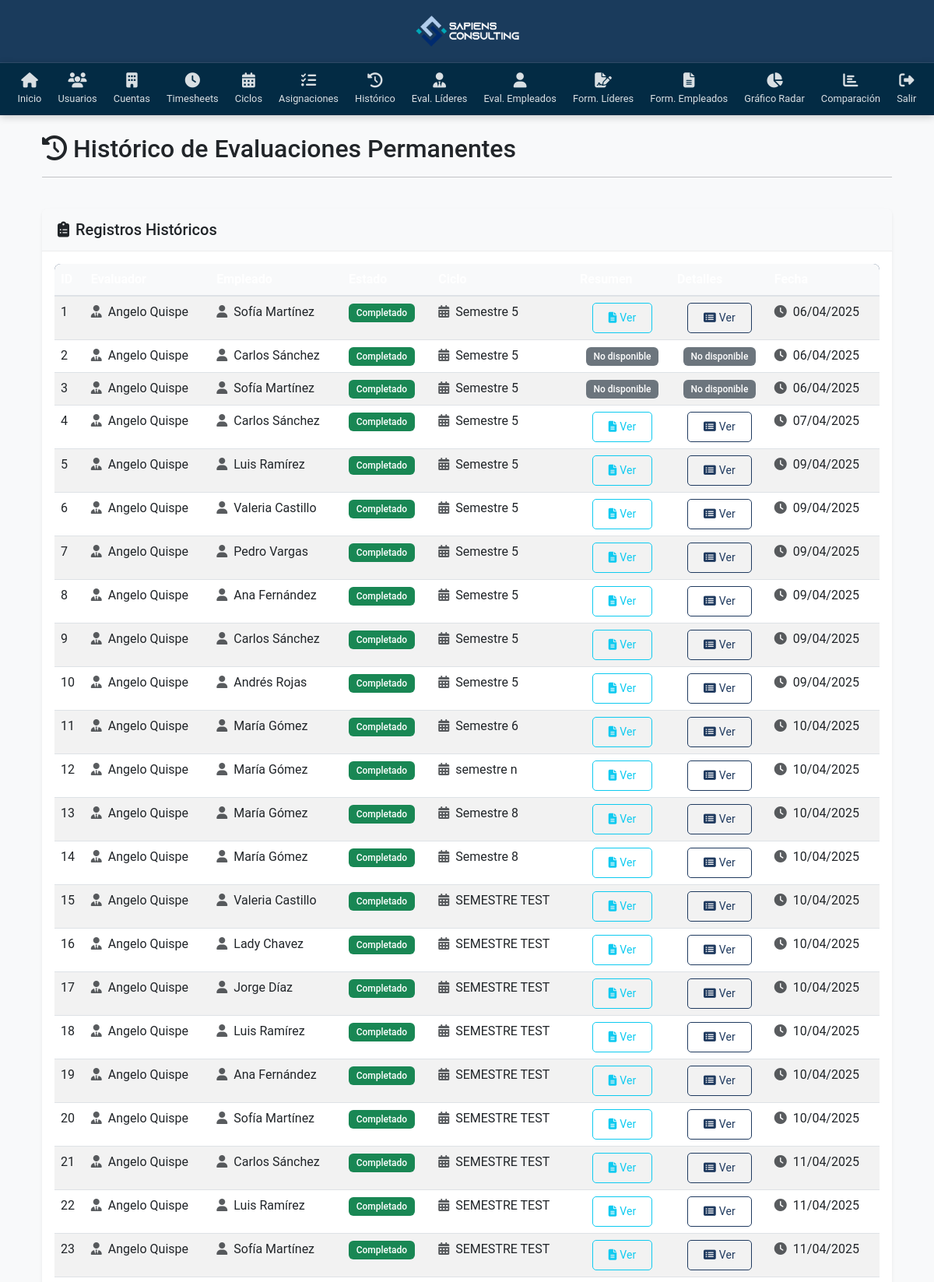
Page /permanent_assignments/ (signed in, upper part) on the committed database.
### System/models.py (models this page shows)
class Permanent_EvaluationAssignment(models.Model):
    evaluator = models.ForeignKey(Usuario, on_delete=models.CASCADE, related_name='permanent_evaluator_assignments')
    employee = models.ForeignKey(Usuario, on_delete=models.CASCADE, related_name='permanent_employee_assignments')
    status = models.CharField(max_length=50)
    created_at = models.DateTimeField(auto_now_add=True)
    summary = models.ForeignKey(Summary, on_delete=models.CASCADE, null=True, blank=True)
    evaluation_details = models.ForeignKey(EvaluationDetails, on_delete=models.CASCADE, null=True, blank=True)
    evaluation_cycle = models.CharField(max_length=50)

class Usuario(models.Model):
    first_name = models.CharField(max_length=50)
    middle_name = models.CharField(max_length=50, blank=True, null=True)
    last_name = models.CharField(max_length=50)
    second_last_name = models.CharField(max_length=50, blank=True, null=True)
    user_type = models.CharField(max_length=50)
    position = models.ForeignKey(Position, on_delete=models.PROTECT)

### System/views.py (the view)
# urls.py: path('permanent_assignments/', views.list_permanent_assignments, name='list_permanent_assignments'),
@login_required
def list_permanent_assignments(request):
    assignments = Permanent_EvaluationAssignment.objects.all()
    return render(request, 'System/manage_permanent_assignments.html', {'assignments': assignments})

### System/views.py (called while the page is built)
def login_required(view_func):
    @wraps(view_func)
    def wrapped_view(request, *args, **kwargs):
        if not request.session.get('user_id'):
            return redirect('login')
        return view_func(request, *args, **kwargs)
    return wrapped_view

### System/templates/System/manage_permanent_assignments.html (shortened to what this page needs)
{% extends 'System/base.html' %}
{% load static %}
{% block content %}
<div class="container">
    <div class="row mb-4">
        <div class="col-12">
            <div class="d-flex align-items-center">
                <h2 class="mb-0"><i class="fas fa-history me-2"></i>Histórico de Evaluaciones Permanentes</h2>
            </div>
            <hr class="mt-3">
        </div>
    </div>
    <div class="row">
        <div class="col-12">
            <div class="card shadow-sm">
                <div class="card-header bg-light">
                    <h5 class="card-title mb-0"><i class="fas fa-clipboard-list me-2"></i>Registros Históricos</h5>
                </div>
                <div class="card-body">
                    <div class="table-responsive">
                        <table class="table table-hover table-striped">
                            <thead class="table-dark">
                                <tr>
                                    <th scope="col">ID</th>
                                    <th scope="col">Evaluador</th>
                                    <th scope="col">Empleado</th>
                                    <th scope="col">Estado</th>
                                    <th scope="col">Ciclo</th>
                                    <th scope="col">Resumen</th>
                                    <th scope="col">Detalles</th>
                                    <th scope="col">Fecha</th>
                                </tr>
                            </thead>
                            <tbody>
                                {% for assign in assignments %}
                                <tr>
                                    <td>{{ assign.id }}</td>
                                    <td>
                                        <i class="fas fa-user-tie me-1 text-muted"></i>
                                        {{ assign.evaluator.first_name }} {{ assign.evaluator.last_name }}
                                    </td>
                                    <td>
                                        <i class="fas fa-user me-1 text-muted"></i>
                                        {{ assign.employee.first_name }} {{ assign.employee.last_name }}
                                    </td>
                                    <td>
                                        {% if assign.status == 'Pendiente' %}
                                            <span class="badge bg-warning text-dark">{{ assign.status }}</span>
                                        {% elif assign.status == 'Completado' %}
                                            <span class="badge bg-success">{{ assign.status }}</span>
                                        {% elif assign.status == 'En Proceso' %}
                                            <span class="badge bg-info">{{ assign.status }}</span>
                                        {% else %}
                                            <span class="badge bg-secondary">{{ assign.status }}</span>
                                        {% endif %}
                                    </td>
                                    <td>
                                        <i class="fas fa-calendar-alt me-1 text-muted"></i>
                                        {{ assign.evaluation_cycle }}
                                    </td>
                                    <td class="text-center">
                                        {% if assign.summary %}
                                            <a href="{% url 'detail_summary' assign.summary.id %}" class="btn btn-sm btn-outline-info">
                                                <i class="fas fa-file-alt me-1"></i>Ver
                                            </a>
                                        {% else %}
                                            <span class="badge bg-secondary">No disponible</span>
                                        {% endif %}
                                    </td>
                                    <td class="text-center">
                                        {% if assign.evaluation_details %}
                                            <a href="{% url 'detail_evaluation_details' assign.evaluation_details.id %}" class="btn btn-sm btn-outline-primary">
                                                <i class="fas fa-list-alt me-1"></i>Ver
                                            </a>
                                        {% else %}
                                            <span class="badge bg-secondary">No disponible</span>
                                        {% endif %}
                                    </td>
                                    <td>
                                        <i class="fas fa-clock me-1 text-muted"></i>
                                        {{ assign.created_at|date:"d/m/Y" }}
                                    </td>
                                </tr>
                                {% endfor %}
                            </tbody>
                        </table>
                    </div>
                </div>
            </div>
        </div>
    </div>
</div>
{% endblock %}

### System/static/css/styles.css (style rules this page uses)
body { font-family: 'Roboto', Arial, sans-serif; min-height: 100vh; display: flex; flex-direction: column; background-color: #f8f9fa; margin: 0; padding: 0; }
.container { flex: 1; }
.card { border: none; border-radius: 8px; box-shadow: 0 4px 12px rgba(0, 0, 0, 0.05); transition: transform 0.3s, box-shadow 0.3s; margin-bottom: 20px; }
.card-header { background-color: #f8f9fa; border-bottom: 1px solid rgba(0, 0, 0, 0.05); font-weight: 600; }
.btn { border-radius: 5px; padding: 0.5rem 1.25rem; transition: all 0.3s; }
.btn-outline-primary { color: #1f3a5f; border-color: #1f3a5f; }
.table { box-shadow: 0 2px 8px rgba(0, 0, 0, 0.05); border-radius: 8px; overflow: hidden; }
.table thead th { background-color: #f8f9fa; border-bottom: 2px solid #dee2e6; font-weight: 600; }

### System/templates/System/manage_permanent_assignments.html (style rules this page uses)
.table thead { background-color: #1f3a5f; }
.card { border-radius: 8px; overflow: hidden; margin-bottom: 30px; border: none; }
.card-header { border-bottom: 1px solid rgba(0, 0, 0, 0.05); padding: 15px 20px; }
.badge { font-weight: 500; padding: 0.5em 0.8em; }

### rows in the picture
Permanent_EvaluationAssignment: id "1", evaluator.first_name "Angelo", evaluator.last_name "Quispe", employee.first_name "Sofía", employee.last_name "Martínez", status "Completado", evaluation_cycle "Semestre 5", shows "Ver", created_at "06/04/2025"
Permanent_EvaluationAssignment: id "2", evaluator.first_name "Angelo", evaluator.last_name "Quispe", employee.first_name "Carlos", employee.last_name "Sánchez", status "Completado", evaluation_cycle "Semestre 5", shows "No disponible", created_at "06/04/2025"
Permanent_EvaluationAssignment: id "3", evaluator.first_name "Angelo", evaluator.last_name "Quispe", employee.first_name "Sofía", employee.last_name "Martínez", status "Completado", evaluation_cycle "Semestre 5", shows "No disponible", created_at "06/04/2025"
Permanent_EvaluationAssignment: id "4", evaluator.first_name "Angelo", evaluator.last_name "Quispe", employee.first_name "Carlos", employee.last_name "Sánchez", status "Completado", evaluation_cycle "Semestre 5", shows "Ver", created_at "07/04/2025"
Permanent_EvaluationAssignment: id "5", evaluator.first_name "Angelo", evaluator.last_name "Quispe", employee.first_name "Luis", employee.last_name "Ramírez", status "Completado", evaluation_cycle "Semestre 5", shows "Ver", created_at "09/04/2025"
Permanent_EvaluationAssignment: id "6", evaluator.first_name "Angelo", evaluator.last_name "Quispe", employee.first_name "Valeria", employee.last_name "Castillo", status "Completado", evaluation_cycle "Semestre 5", shows "Ver", created_at "09/04/2025"
Permanent_EvaluationAssignment: id "7", evaluator.first_name "Angelo", evaluator.last_name "Quispe", employee.first_name "Pedro", employee.last_name "Vargas", status "Completado", evaluation_cycle "Semestre 5", shows "Ver", created_at "09/04/2025"
Permanent_EvaluationAssignment: id "8", evaluator.first_name "Angelo", evaluator.last_name "Quispe", employee.first_name "Ana", employee.last_name "Fernández", status "Completado", evaluation_cycle "Semestre 5", shows "Ver", created_at "09/04/2025"
Permanent_EvaluationAssignment: id "9", evaluator.first_name "Angelo", evaluator.last_name "Quispe", employee.first_name "Carlos", employee.last_name "Sánchez", status "Completado", evaluation_cycle "Semestre 5", shows "Ver", created_at "09/04/2025"
Permanent_EvaluationAssignment: id "10", evaluator.first_name "Angelo", evaluator.last_name "Quispe", employee.first_name "Andrés", employee.last_name "Rojas", status "Completado", evaluation_cycle "Semestre 5", shows "Ver", created_at "09/04/2025"
Permanent_EvaluationAssignment: id "11", evaluator.first_name "Angelo", evaluator.last_name "Quispe", employee.first_name "María", employee.last_name "Gómez", status "Completado", evaluation_cycle "Semestre 6", shows "Ver", created_at "10/04/2025"
Permanent_EvaluationAssignment: id "12", evaluator.first_name "Angelo", evaluator.last_name "Quispe", employee.first_name "María", employee.last_name "Gómez", status "Completado", evaluation_cycle "semestre n", shows "Ver", created_at "10/04/2025"
Permanent_EvaluationAssignment: id "13", evaluator.first_name "Angelo", evaluator.last_name "Quispe", employee.first_name "María", employee.last_name "Gómez", status "Completado", evaluation_cycle "Semestre 8", shows "Ver", created_at "10/04/2025"
Permanent_EvaluationAssignment: id "14", evaluator.first_name "Angelo", evaluator.last_name "Quispe", employee.first_name "María", employee.last_name "Gómez", status "Completado", evaluation_cycle "Semestre 8", shows "Ver", created_at "10/04/2025"
Permanent_EvaluationAssignment: id "15", evaluator.first_name "Angelo", evaluator.last_name "Quispe", employee.first_name "Valeria", employee.last_name "Castillo", status "Completado", evaluation_cycle "SEMESTRE TEST", shows "Ver", created_at "10/04/2025"
Permanent_EvaluationAssignment: id "16", evaluator.first_name "Angelo", evaluator.last_name "Quispe", employee.first_name "Lady", employee.last_name "Chavez", status "Completado", evaluation_cycle "SEMESTRE TEST", shows "Ver", created_at "10/04/2025"
Permanent_EvaluationAssignment: id "17", evaluator.first_name "Angelo", evaluator.last_name "Quispe", employee.first_name "Jorge", employee.last_name "Díaz", status "Completado", evaluation_cycle "SEMESTRE TEST", shows "Ver", created_at "10/04/2025"
Permanent_EvaluationAssignment: id "18", evaluator.first_name "Angelo", evaluator.last_name "Quispe", employee.first_name "Luis", employee.last_name "Ramírez", status "Completado", evaluation_cycle "SEMESTRE TEST", shows "Ver", created_at "10/04/2025"
Permanent_EvaluationAssignment: id "19", evaluator.first_name "Angelo", evaluator.last_name "Quispe", employee.first_name "Ana", employee.last_name "Fernández", status "Completado", evaluation_cycle "SEMESTRE TEST", shows "Ver", created_at "10/04/2025"
Permanent_EvaluationAssignment: id "20", evaluator.first_name "Angelo", evaluator.last_name "Quispe", employee.first_name "Sofía", employee.last_name "Martínez", status "Completado", evaluation_cycle "SEMESTRE TEST", shows "Ver", created_at "10/04/2025"
Permanent_EvaluationAssignment: id "21", evaluator.first_name "Angelo", evaluator.last_name "Quispe", employee.first_name "Carlos", employee.last_name "Sánchez", status "Completado", evaluation_cycle "SEMESTRE TEST", shows "Ver", created_at "11/04/2025"
Permanent_EvaluationAssignment: id "22", evaluator.first_name "Angelo", evaluator.last_name "Quispe", employee.first_name "Luis", employee.last_name "Ramírez", status "Completado", evaluation_cycle "SEMESTRE TEST", shows "Ver", created_at "11/04/2025"
Permanent_EvaluationAssignment: id "23", evaluator.first_name "Angelo", evaluator.last_name "Quispe", employee.first_name "Sofía", employee.last_name "Martínez", status "Completado", evaluation_cycle "SEMESTRE TEST", shows "Ver", created_at "11/04/2025"
